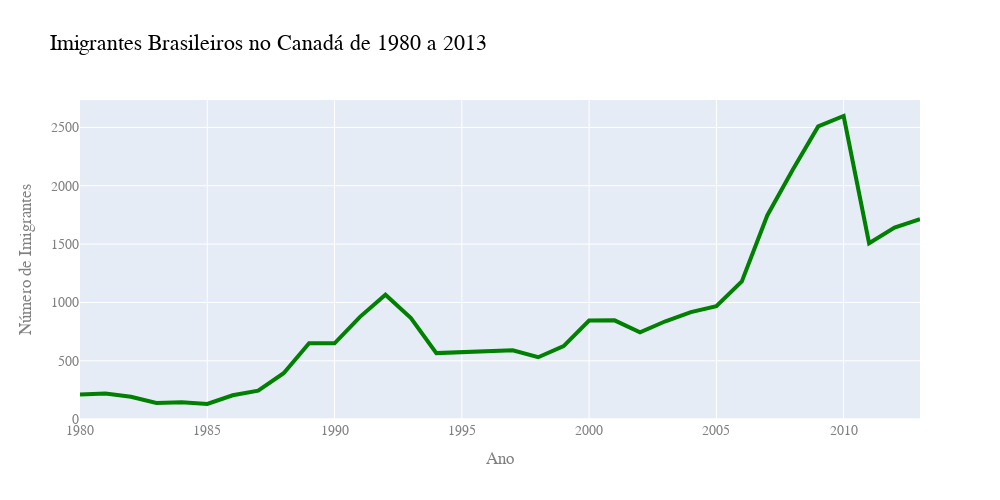

The notebook cell this image was saved under:
### Code cell
fig = px.line(df_brasil, x='Anos', y='Imigrantes', title='Imigrantes Brasileiros no Canadá de 1980 a 2013')

fig.update_traces(line=dict(width=4, color='green'), marker=dict(size=10, color='green'))

fig.update_layout(width=1000, height=500, xaxis_title='Ano', yaxis_title='Número de Imigrantes', xaxis_tickmode='linear', xaxis_dtick=5, yaxis_tickmode='linear', yaxis_dtick=500, font_color='grey', font_family='Arial', font_size=14, title_font_size=22, title_font_color='black')

fig.show()

### Figure 1 — Plotly figure (JSON) as saved in the notebook; plotly's stock layout.template omitted (floating-point values rounded to 4 significant figures)
{"data": [{"hovertemplate": "Anos=%{x}<br>Imigrantes=%{y}<extra></extra>", "legendgroup": "", "line": {"color": "green", "dash": "solid", "width": 4}, "marker": {"color": "green", "size": 10, "symbol": "circle"}, "mode": "lines", "name": "", "orientation": "v", "showlegend": false, "type": "scatter", "x": ["1980", "1981", "1982", "1983", "1984", "1985", "1986", "1987", "1988", "1989", "1990", "1991", "1992", "1993", "1994", "1995", "1996", "1997", "1998", "1999", "2000", "2001", "2002", "2003", "2004", "2005", "2006", "2007", "2008", "2009", "2010", "2011", "2012", "2013"], "xaxis": "x", "y": [211, 220, 192, 139, 145, 130, 205, 244, 394, 650, 650, 877, 1066, 866, 566, 572, 586, 591, 531, 626, 845, 847, 745, 839, 917, 969, 1181, 1746, 2138, 2509, 2598, 1508, 1642, 1714], "yaxis": "y"}], "layout": {"font": {"color": "grey", "family": "Arial", "size": 14}, "height": 500, "legend": {"tracegroupgap": 0}, "title": {"font": {"color": "black", "size": 22}, "text": "Imigrantes Brasileiros no Canadá de 1980 a 2013"}, "width": 1000, "xaxis": {"anchor": "y", "domain": [0, 1], "dtick": 5, "tickmode": "linear", "title": {"text": "Ano"}}, "yaxis": {"anchor": "x", "domain": [0, 1], "dtick": 500, "tickmode": "linear", "title": {"text": "Número de Imigrantes"}}}}
